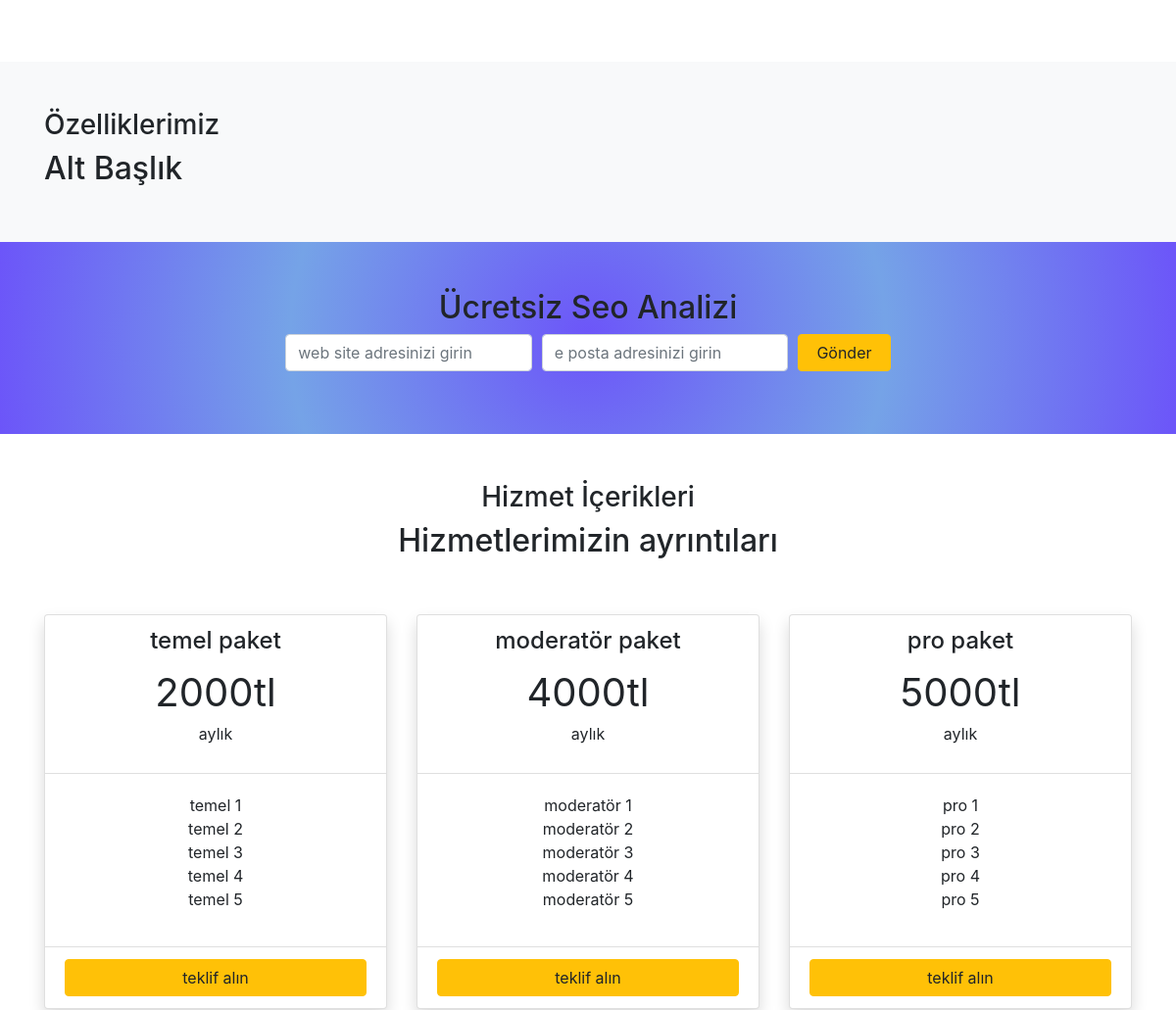
Before: / (middle part) with the older database file.
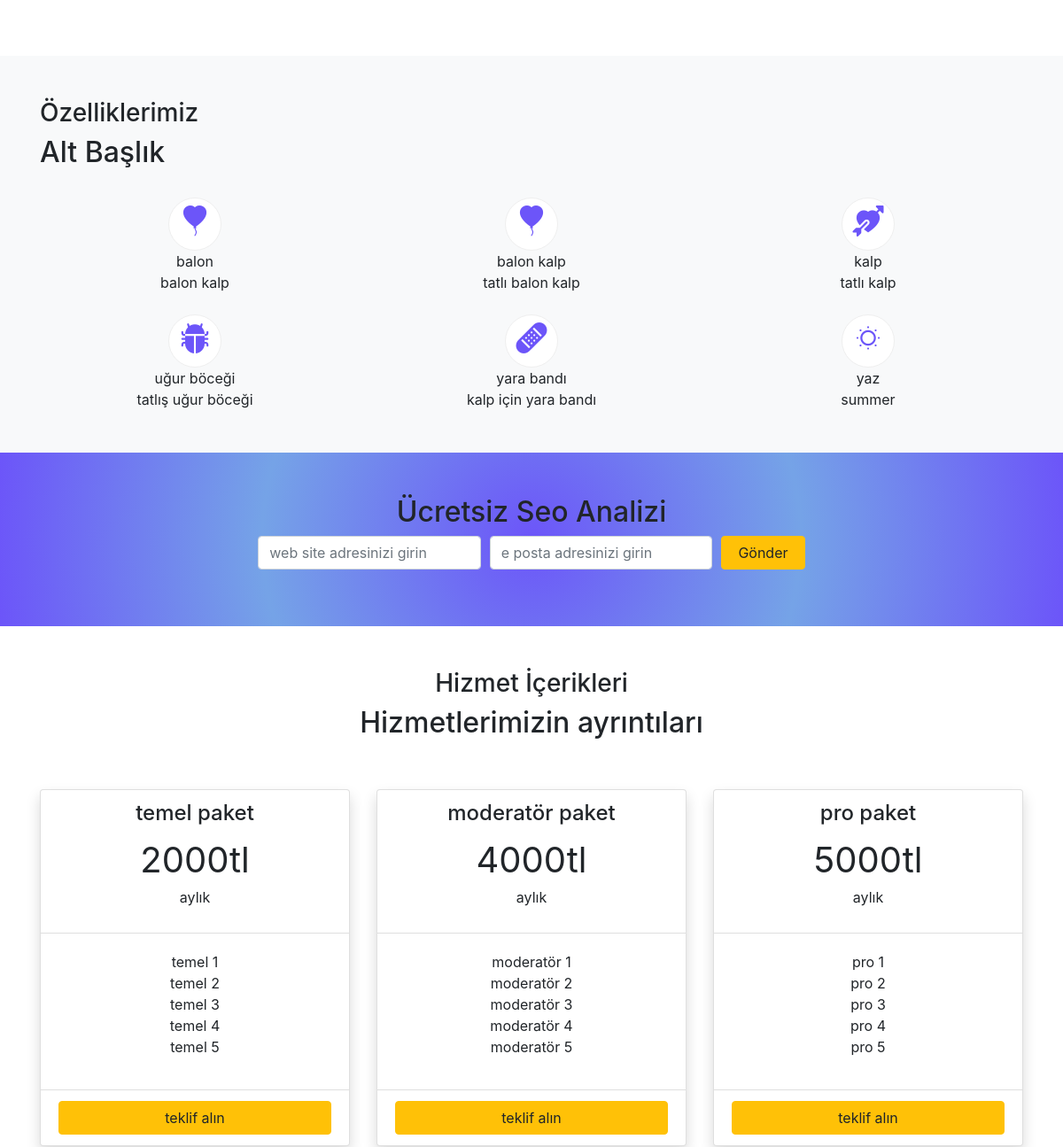
After: the same page with the newer database file.
### tables this page shows
CREATE TABLE IF NOT EXISTS `ozellikler` (
  `id` int(11) NOT NULL AUTO_INCREMENT,
  `ikon` varchar(50) NOT NULL,
  `ozbaslik` varchar(100) NOT NULL,
  `ozacıklama` varchar(150) NOT NULL,
  PRIMARY KEY (`id`)
);

### index.php (the view, shortened to what the changed rows need)
<?php
require_once('header.php');
?>
<section id="anaozellikler" class="py-5 bg-light">
    <div class="container">
        <div class="row">
            <div class="col-12">
                <h2>Alt Başlık</h2>
            </div>
        </div>
        <div class="row">
            <?php
            $sorgu_ozellik =  $db ->prepare('select * from ozellikler order by ozbaslik asc');
            $sorgu_ozellik -> execute();
            if($sorgu_ozellik -> rowCount()){
                foreach($sorgu_ozellik as $satir_ozellik){
                    ?>
                    <div class="col-md-4 mt-4 text-center">
                      <div class="ikonstil text-center mx-auto"><?php  echo $satir_ozellik['ikon']; ?></div>
                      <?php echo $satir_ozellik['ozbaslik'];?> <br>
                    <?php echo $satir_ozellik['ozacıklama'];?>
                    </div>
                    <?php
                }
            }
            ?>
        </div>
    </div>
</section>
<section id="anaseobasvuru" class="py-5">
    <div class="container">
        <div class="row">
            <div class="col-12 text-center">
                <h2>Ücretsiz Seo Analizi</h2>
            </div>
        </div>
       </div>
</section>
<section id="princing" class="py-5">
    <div class="container">
        <div class="row">
            <div class="col-12 text-center">
                <h2>Hizmetlerimizin ayrıntıları</h2>
            </div>
        </div>
    </div>
</section>
<?php require_once('footer.php'); ?>

Changed rows visible on the page:
added ozellikler: ozbaslik "balon", ozacıklama "balon kalp"
added ozellikler: ozbaslik "balon kalp", ozacıklama "tatlı balon kalp"
added ozellikler: ozbaslik "kalp", ozacıklama "tatlı kalp"
added ozellikler: ozbaslik "uğur böceği", ozacıklama "tatlış uğur böceği"
added ozellikler: ozbaslik "yara bandı", ozacıklama "kalp için yara bandı"
added ozellikler: ozbaslik "yaz", ozacıklama "summer"
